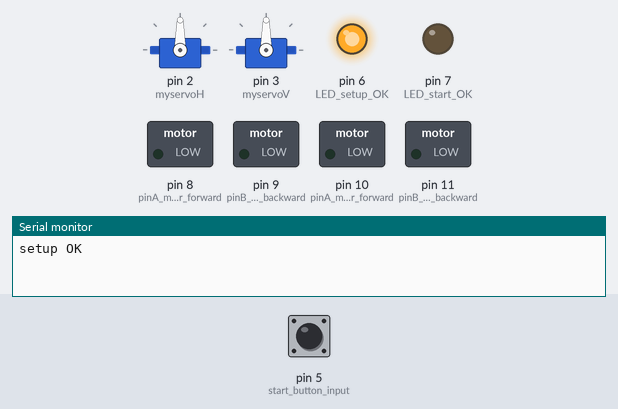
Simulated run of this sketch. Board: Arduino Uno, built with avr-gcc and run on an emulated ATmega328P. On the bench: 2 × servo, switched loads named in the sketch (green lamp = pin HIGH), output pins drawn as LEDs (lit = HIGH), the last lines printed to the serial monitor. The test bench sets the inputs (shaded band); at power-on: pin 5 (start_button_input) LOW.

Above: at 2.2 s.
2.3 s: pin 5 (start_button_input) pulled HIGH for 1 s
At 3.9 s:
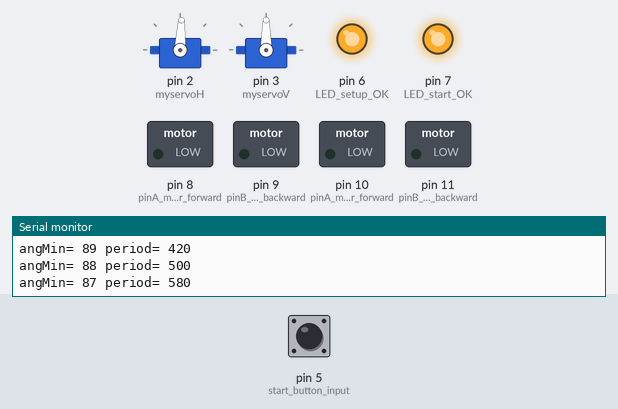
4.8 s: pin 5 (start_button_input) pulled HIGH for 0.15 s
At 4.87 s:
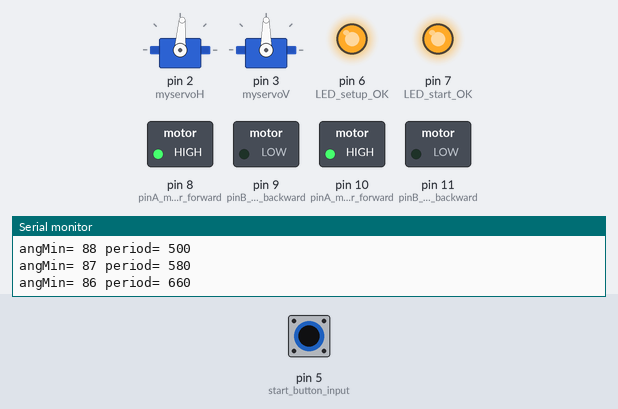
6.4 s: pin 5 (start_button_input) pulled HIGH for 3.2 s
At 9.9 s:
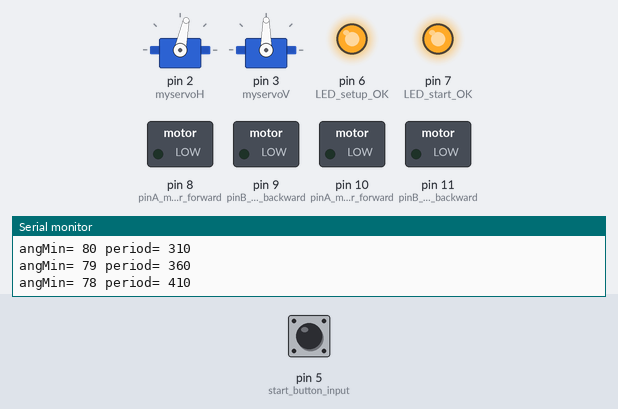
Timing chart, 0 to 11.4 s (numbered marks = the images above; inputs shaded):
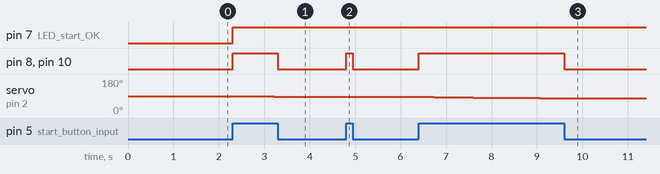

The sketch:

LASER_TAG_L298_servo_array.ino
```cpp
//LASER_TAG_project
//L298_servo_button_array_versija
//2021-10-21 test on board OK

#include <Servo.h>
Servo myservoH;
Servo myservoV;
int positionH = 90;         //state variable(servoH)
int positionV = 90;         //state variable(servoV)
boolean forward = false;   //state variab(servo)

//-------------***Time delay variables in miliseconds***-----------/////
int stp = 20000;
int x = 260;
int y = 140;
int z = 5;
int a1 = 80;  //5
int a2 = 70;  //10
int b1 = 50;  //15
int b2 = 40;   //20
int c1 = 30;  //25
int c2 = 20;  //30
int d1 = 1;  //35
int d2 = 1;  //40
int e1 = 1;  //45
int e2 = 1;  //50
int f1 = 1;  //55
int f2 = 1;  //60
int g1 = 1;  //65
int g2 = 50;  //70
int h1 = 60;  //75
int h2 = 60;  //80
int k1 = 70;  //85
int k2 = 80;  //90


///
int angMin[] = {90, 89, 88, 87, 86, 85, 84, 83, 82, 81, 80, 79, 78, 77, 76, 75, 74, 73, 72, 71, 70,
                69, 68, 67, 66, 65, 64, 63, 62, 61, 60, 59, 58, 57, 56, 55, 54, 53, 52, 51, 50,
                49, 48, 47, 46, 45, 44, 43, 42, 41, 40, 39, 38, 37, 36, 35, 34, 33, 32, 31, 30,
                29, 28, 27, 26, 25, 24, 23, 22, 21, 20, 19, 18, 17, 16, 15, 14, 13, 12, 11, 10,
                9, 8, 7, 6, 5, 4, 3, 2, 1, 0, 0
               }; // -90 degrees array//
////
int angMax[] = {90, 91, 92, 93, 94, 95, 96, 97, 98, 99, 100, 101, 102, 103, 104, 105, 106, 107, 108, 109, 110,
                111, 112, 113, 114, 115, 116, 117, 118, 119, 120, 121, 122, 123, 124, 125, 126, 127, 128, 129, 130,
                131, 132, 133, 134, 134, 135, 136, 137, 138, 139, 140, 141, 142, 143, 144, 145, 146, 147, 148, 149, 150,
                151, 152, 153, 154, 155, 156, 157, 158, 159, 160, 161, 162, 163, 164, 165, 166, 167, 168, 169, 170,
                171, 172, 173, 174, 175, 176, 177, 178, 179, 180, 180
               }; // +90 degrees array//

////***Target angle 45 degrees ,start position line 3 meters x 1.5 meters***////
int period[] = {x + 1 * a1, x + 2 * a1, x + 3 * a1, x + 4 * a1, x + 5 * a1,
                x + 1 * a2, x + 2 * a2, x + 3 * a2, x + 4 * a2, x + 5 * a2,
                x + 1 * b1, x + 2 * b1, x + 3 * b1, x + 4 * b1, x + 5 * b1,
                x + 1 * b2, x + 2 * b2, x + 3 * b2, x + 4 * b2, x + 5 * b2,
                x + 1 * c1, x + 2 * c1, x + 3 * c1, x + 4 * c1, x + 5 * c1,
                y + 1 * c2, y + 2 * c2, y + 3 * c2, y + 4 * c2, y + 5 * c2,
                y + 1 * d1, y + 2 * d1, y + 3 * d1, y + 3 * d1, y + 3 * d1,
                z + 1 * d2, z + 1 * d2, z + 1 * d2, z + 1 * d2, z + 1 * d2,
                z + 1 * e1, z + 1 * e1, z + 1 * e1, z + 1 * e1, z + 1 * e1,
                z + 1 * e2, z + 1 * e2, z + 1 * e2, z + 1 * e2, z + 1 * e2,
                y + 1 * f1, y + 1 * f1, y + 1 * f1, y + 1 * f1, y + 1 * f1,
                y + 1 * f2, y + 2 * f2, y + 3 * f2, y + 4 * f2, y + 5 * f2,
                y + 1 * g1, y + 2 * g1, y + 3 * g1, y + 4 * g1, y + 5 * g1,
                y + 1 * g2, y + 2 * g2, y + 3 * g2, y + 4 * g2, y + 5 * g2,
                y + 1 * h1, y + 2 * h1, y + 3 * h1, y + 4 * h1, y + 5 * h1,
                y + 1 * h2, y + 2 * h2, y + 3 * h2, y + 4 * h2, y + 5 * h2,
                y + 1 * k1, y + 2 * k1, y + 3 * k1, y + 4 * k1, y + 5 * k1,
                y + 1 * k2, y + 2 * k2, y + 3 * k2, y + 4 * k2, y + 5 * k2,
                stp
               };

//--------------------------------------------------------------------//
//***parameters to L298N regulator***/////
int buttonSt = 0; //start button

unsigned long inter1 = 30000; //***Moving time in miliseconds***/////
unsigned long prev1 = 0;
int drt = 0 ;

void setup() {
  Serial.begin(9600);
  pinMode(5, INPUT_PULLUP); //start button input
  pinMode(6, OUTPUT); //LED setup OK
  pinMode(7, OUTPUT); //LED start OK
  pinMode(8, OUTPUT); //pinA motor forward
  pinMode(9, OUTPUT); //pinB motor backward
  pinMode(10, OUTPUT); //pinA motor forward
  pinMode(11, OUTPUT); //pinB motor backward
  digitalWrite(5, LOW);
  digitalWrite(6, HIGH); //setup OK
  digitalWrite(7, LOW);
  digitalWrite(8, LOW);
  digitalWrite(9, LOW);
  digitalWrite(10, LOW);
  digitalWrite(11, LOW);
  myservoH.attach(2); //pin servo Horizontal
  myservoV.attach(3); //pin servo Vertical
  myservoH.write (positionH); //setup position servo Horizontal
  myservoV.write (positionV); //setup position servo Vertical
  Serial.println("setup OK");
  delay(1000);
}

void loop() {
  //***start BUTTON code***//////
  buttonSt = digitalRead(5);
  if (buttonSt == HIGH) {
    digitalWrite(7, HIGH);


    //***SERVO_MIN code ***/////
    static uint32_t timer;
    static byte mode = 0;
    if (millis() - timer >= period[mode]) {
      timer = millis();
      if (++mode >= 91) mode = 0;  //***important TO CHANGE AN ANGLE parameter !!!***/////
      myservoH.write(angMin[mode]);
      Serial.print("angMin= ");
      Serial.print(angMin[mode]);
      Serial.print(" period= ");
      Serial.println(period[mode]);
    }

    //***SERVO_MAX code***/////
    //    static uint32_t timer;
    //    static byte mode = 0;
    //    if (millis() - timer >= period[mode]) {
    //      timer = millis();
    //      if (++mode >= 91) mode = 0;  //***important TO CHANGE AN ANGLE parameter !!!***/////
    //      myservoH.write(angMax[mode]);
    //      Serial.print("angMax= ");
    //      Serial.print(angMax[mode]);
    //      Serial.print(" period= ");
    //      Serial.println(period[mode]);
    //    }

    //Serial.println(drt);
    //***L298 motor code***/////
    if ( drt == 0)
    {
      //Serial.println(">>Fw ");
      motorForward();
    }
    else if ( drt == 1)
    {
      //Serial.println(">>Stop ");
      motorStop();
    }
    else if ( drt == 2)
    {
      //Serial.println(">>Bw ");
      motorBackward();
    }
    else {
      motorStop();
    }


    if (millis() - prev1 >= inter1)  {
      prev1 = millis();
      //      Serial.print("prev1= ");
      //      Serial.println(prev1);
      //      Serial.println(drt);
      if (drt == 0)
      {
        drt = 1;
      }
      else if ( drt == 1)
      {
        drt = 2;
      }
      else if ( drt == 2 )
      {
        drt = 0;
      }
      else {
        drt = 10;
      }

    }
  }
  else {
    motorStop();
  }
}


//*********void code*********/////

void motorStop() {
  digitalWrite(8, LOW);
  digitalWrite(9, LOW);
  digitalWrite(10, LOW);
  digitalWrite(11, LOW);
}

void motorForward() {
  digitalWrite(8, HIGH);
  digitalWrite(9, LOW);
  digitalWrite(10, HIGH);
  digitalWrite(11, LOW);
}

void motorBackward() {
  digitalWrite(8, LOW);
  digitalWrite(9, HIGH);
  digitalWrite(10, LOW);
  digitalWrite(11, HIGH);
}
```

Measured:
- after the input at 2.3 s, pin 7 (LED_start_OK): LOW → HIGH at once; pin 8 (pinA_motor_forward), pin 10 (pinA_motor_forward): LOW → HIGH at once, → LOW 1.0 s later; servo on pin 2 (myservoH): 90° → 89° at once, → 88° 0.42 s later, → 87° 0.50 s later
- after the input at 4.8 s, pin 8 (pinA_motor_forward), pin 10 (pinA_motor_forward): LOW → HIGH at once, → LOW 0.15 s later; servo on pin 2 (myservoH): 87° → 86° at once
- after the input at 6.4 s, pin 8 (pinA_motor_forward), pin 10 (pinA_motor_forward): LOW → HIGH at once, → LOW 3.2 s later; servo on pin 2 (myservoH): moves from 86° to 78° over 3.0 s, starting at once
